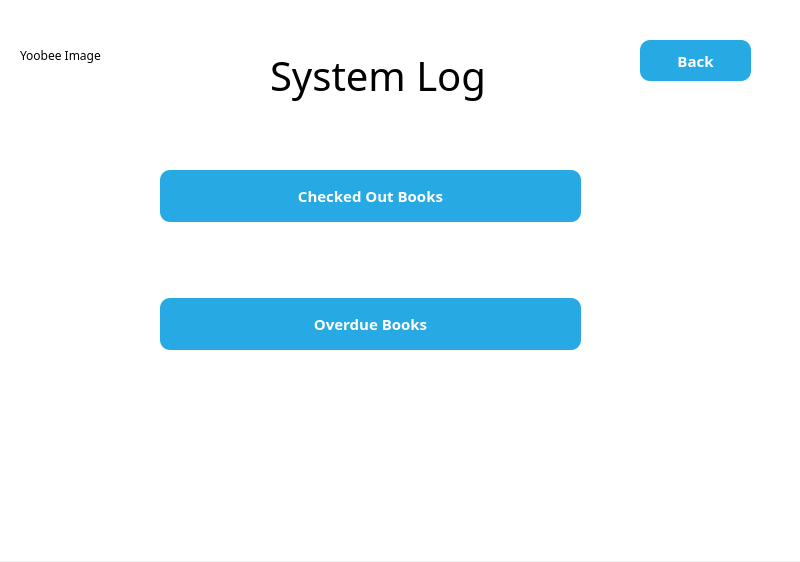
<?xml version="1.0" encoding="UTF-8"?>
<ui version="4.0">
 <class>adminsystem</class>
 <widget class="QDialog" name="adminsystem">
  <property name="geometry">
   <rect>
    <x>0</x>
    <y>0</y>
    <width>800</width>
    <height>562</height>
   </rect>
  </property>
  <property name="windowTitle">
   <string>Yoobee Library System | Admin | System Logs</string>
  </property>
  <property name="windowIcon">
   <iconset resource="images.qrc">
    <normaloff>:/images/favicon.ico</normaloff>:/images/favicon.ico</iconset>
  </property>
  <widget class="QFrame" name="gridFrame_2">
   <property name="geometry">
    <rect>
     <x>0</x>
     <y>0</y>
     <width>801</width>
     <height>561</height>
    </rect>
   </property>
   <property name="styleSheet">
    <string notr="true">*{
background: rgb(255, 255, 255);
fontsize: 15px;
font-family: Century Gothic, sans-serif;
}

QFrame{
border: solid 10px rgba(0, 0, 0);
}

QLineEdit{
color: #8d98a1;
background-color: #d3d3d3;
font-size: 18px;
border-style: outset;
border-radius: 10px;
}
QPushButton{
background: #ced1d8;
border-style: outset;
border-radius: 5px;
}
QPushButton:pressed{
background-color: rgb(77, 77, 77);
border-style: inset;
}
</string>
   </property>
   <widget class="QWidget" name="verticalLayoutWidget">
    <property name="geometry">
     <rect>
      <x>160</x>
      <y>100</y>
      <width>421</width>
      <height>321</height>
     </rect>
    </property>
    <layout class="QVBoxLayout" name="verticalLayout">
     <item>
      <widget class="QPushButton" name="admin_due_btn">
       <property name="styleSheet">
        <string notr="true">*{
font-family: Century Gothic, sans-serif;
font-size: 15px;
}

QPushButton{
color: white;
padding: 15px;
background: #27a9e3;
border-style: outset;
border-radius: 10px;
font: bold;
}
QPushButton::pressed{
background-color: rgb(216, 150, 90);
border-style: inset;
}

QPushButton::hover {
background-color: #59c7f7;
}
</string>
       </property>
       <property name="text">
        <string>Checked Out Books</string>
       </property>
      </widget>
     </item>
     <item>
      <widget class="QPushButton" name="admin_overdue_btn">
       <property name="styleSheet">
        <string notr="true">*{
font-family: Century Gothic, sans-serif;
font-size: 15px;
}

QPushButton{
color: white;
padding: 15px;
background: #27a9e3;
border-style: outset;
border-radius: 10px;
font: bold;
}
QPushButton::pressed{
background-color: rgb(216, 150, 90);
border-style: inset;
}

QPushButton::hover {
background-color: #59c7f7;
}
</string>
       </property>
       <property name="text">
        <string>Overdue Books</string>
       </property>
      </widget>
     </item>
    </layout>
   </widget>
   <widget class="QLabel" name="label">
    <property name="geometry">
     <rect>
      <x>270</x>
      <y>40</y>
      <width>221</width>
      <height>71</height>
     </rect>
    </property>
    <property name="styleSheet">
     <string notr="true">

font: 40px;

</string>
    </property>
    <property name="text">
     <string>System Log</string>
    </property>
   </widget>
   <widget class="QPushButton" name="back">
    <property name="geometry">
     <rect>
      <x>640</x>
      <y>40</y>
      <width>111</width>
      <height>41</height>
     </rect>
    </property>
    <property name="styleSheet">
     <string notr="true">*{
font-family: Century Gothic, sans-serif;
font-size: 15px;
}

QPushButton{
color: white;
padding: 10px;
background: #27a9e3;
border-style: outset;
border-radius: 10px;
font: bold;
}
QPushButton::pressed{
background-color: rgb(216, 150, 90);
border-style: inset;
}

QPushButton::hover {
background-color: #59c7f7;
}
</string>
    </property>
    <property name="text">
     <string>Back</string>
    </property>
   </widget>
   <widget class="QLabel" name="img">
    <property name="geometry">
     <rect>
      <x>20</x>
      <y>10</y>
      <width>181</width>
      <height>91</height>
     </rect>
    </property>
    <property name="text">
     <string>Yoobee Image</string>
    </property>
   </widget>
  </widget>
 </widget>
 <resources>
  <include location="images.qrc"/>
 </resources>
 <connections/>
</ui>
